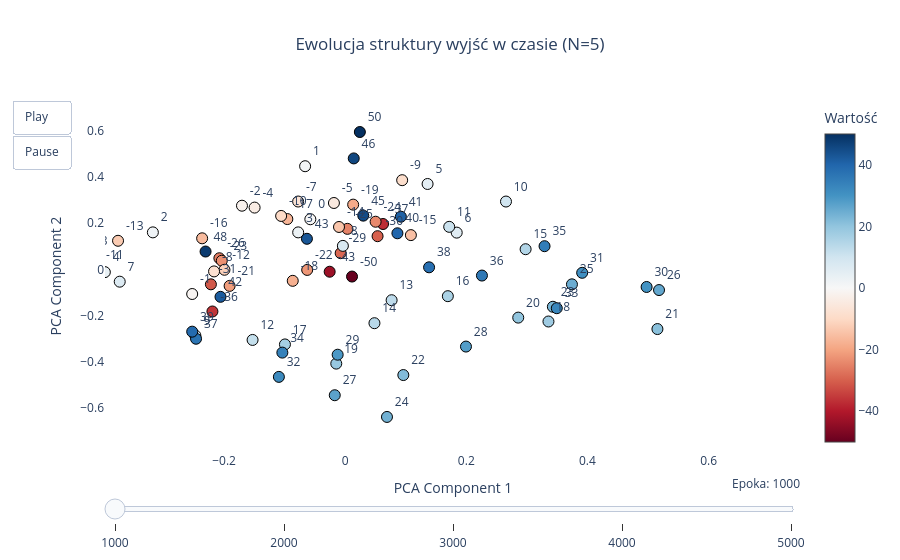

Here is the notebook cell this chart was saved with:
### Code cell
analizowane_epoki = [ 1000, 2000, 3000, 4000, 5000, 10000, 15000, 18000]

animate_weight_evolution(model, N=5, epochs_list=analizowane_epoki, head_idx=0)

### Figure 1 — Plotly figure (JSON) as saved in the notebook; plotly's stock layout.template omitted (floating-point values rounded to 4 significant figures)
{"data": [{"marker": {"color": [-50, -43, -37, -36, -31, -30, -29, -26, -25, -24, -23, -22, -21, -19, -18, -17, -16, -15, -14, -13, -12, -11, -10, -9, -8, -7, -6, -5, -4, -3, -2, -1, 0, 1, 2, 3, 4, 5, 6, 7, 8, 9, 10, 11, 12, 13, 14, 15, 16, 17, 18, 19, 20, 21, 22, 23, 24, 25, 26, 27, 28, 29, 30, 31, 32, 33, 34, 35, 36, 37, 38, 39, 40, 41, 42, 43, 44, 45, 46, 47, 48, 49, 50], "colorbar": {"title": {"text": "Wartość"}}, "colorscale": [[0, "rgb(103,0,31)"], [0.1, "rgb(178,24,43)"], [0.2, "rgb(214,96,77)"], [0.3, "rgb(244,165,130)"], [0.4, "rgb(253,219,199)"], [0.5, "rgb(247,247,247)"], [0.6, "rgb(209,229,240)"], [0.7, "rgb(146,197,222)"], [0.8, "rgb(67,147,195)"], [0.9, "rgb(33,102,172)"], [1, "rgb(5,48,97)"]], "line": {"color": "Black", "width": 1}, "showscale": true, "size": 11}, "mode": "markers+text", "text": ["-50", "-43", "-37", "-36", "-31", "-30", "-29", "-26", "-25", "-24", "-23", "-22", "-21", "-19", "-18", "-17", "-16", "-15", "-14", "-13", "-12", "-11", "-10", "-9", "-8", "-7", "-6", "-5", "-4", "-3", "-2", "-1", "0", "1", "2", "3", "4", "5", "6", "7", "8", "9", "10", "11", "12", "13", "14", "15", "16", "17", "18", "19", "20", "21", "22", "23", "24", "25", "26", "27", "28", "29", "30", "31", "32", "33", "34", "35", "36", "37", "38", "39", "40", "41", "42", "43", "44", "45", "46", "47", "48", "49", "50"], "textposition": "top right", "type": "scatter", "x": [0.01129, -0.02564, 0.06246, -0.2192, -0.2217, 0.05347, -0.007487, -0.2077, 0.003683, 0.05022, -0.2038, -0.06275, -0.1908, 0.01318, -0.08657, -0.09552, -0.2362, 0.1085, -0.01021, -0.375, -0.1993, -0.4078, -0.1058, 0.09408, -0.2165, -0.07768, -0.436, -0.01858, -0.1496, -0.423, -0.1704, -0.2526, -0.05753, -0.06617, -0.3175, -0.07761, -0.3968, 0.1361, 0.1841, -0.3723, -0.003784, -0.2474, 0.2655, 0.1717, -0.1529, 0.07666, 0.04832, 0.2979, 0.1695, -0.09946, 0.3356, -0.01473, 0.2857, 0.5155, 0.09599, 0.3429, 0.06901, 0.3744, 0.5181, -0.01721, 0.1994, -0.01243, 0.4977, 0.3913, -0.1095, 0.3494, -0.1037, 0.3291, 0.2258, -0.2462, 0.1385, -0.2526, 0.08624, 0.09193, -0.2059, -0.06317, -0.4373, 0.0299, 0.01412, -0.5048, -0.2305, -0.5674, 0.02422], "y": [-0.03068, -0.009825, 0.1967, -0.1819, -0.06432, 0.144, 0.07047, 0.04851, 0.1757, 0.2066, 0.03772, -0.001971, -0.07108, 0.2806, -0.04922, 0.2181, 0.1349, 0.1487, 0.1838, 0.1241, -0.001329, -0.001451, 0.2316, 0.3864, -0.008462, 0.294, 0.07605, 0.2876, 0.2678, 0.05936, 0.2759, -0.1062, 0.2173, 0.4469, 0.1605, 0.1605, -0.01154, 0.3699, 0.1595, -0.0529, 0.102, -0.2858, 0.2939, 0.1845, -0.305, -0.1331, -0.2326, 0.08765, -0.1156, -0.3244, -0.2252, -0.4075, -0.2084, -0.2579, -0.457, -0.1615, -0.6382, -0.0643, -0.08909, -0.5443, -0.3337, -0.3689, -0.07584, -0.01448, -0.4649, -0.1676, -0.3599, 0.1007, -0.02637, -0.2999, 0.009301, -0.2692, 0.1565, 0.2284, -0.1184, 0.1327, -0.02522, 0.2329, 0.4806, 0.08859, 0.07761, 0.1564, 0.5948]}], "layout": {"hovermode": "closest", "plot_bgcolor": "white", "sliders": [{"currentvalue": {"font": {"size": 12}, "prefix": "Epoka: ", "visible": true, "xanchor": "right"}, "steps": [{"args": [["Epoka 1000"], {"frame": {"duration": 300, "redraw": true}, "mode": "immediate"}], "label": "1000", "method": "animate"}, {"args": [["Epoka 2000"], {"frame": {"duration": 300, "redraw": true}, "mode": "immediate"}], "label": "2000", "method": "animate"}, {"args": [["Epoka 3000"], {"frame": {"duration": 300, "redraw": true}, "mode": "immediate"}], "label": "3000", "method": "animate"}, {"args": [["Epoka 4000"], {"frame": {"duration": 300, "redraw": true}, "mode": "immediate"}], "label": "4000", "method": "animate"}, {"args": [["Epoka 5000"], {"frame": {"duration": 300, "redraw": true}, "mode": "immediate"}], "label": "5000", "method": "animate"}], "transition": {"duration": 0}, "x": 0, "y": 0}], "title": {"text": "Ewolucja struktury wyjść w czasie (N=5)", "x": 0.5}, "updatemenus": [{"buttons": [{"args": [null, {"frame": {"duration": 600, "redraw": true}, "fromcurrent": true}], "label": "Play", "method": "animate"}, {"args": [[null], {"frame": {"duration": 0, "redraw": false}, "mode": "immediate"}], "label": "Pause", "method": "animate"}], "showactive": false, "type": "buttons"}], "xaxis": {"range": [-0.3966, 0.7526], "title": {"text": "PCA Component 1"}}, "yaxis": {"range": [-0.79, 0.7334], "title": {"text": "PCA Component 2"}}}}
